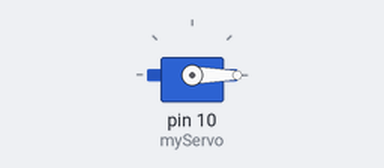
Recording of a sketch running on a simulated Arduino Uno, built with avr-gcc and run on an emulated ATmega328P. On the bench: servo.

Above: at 0.05 s.
At 9.05 s:
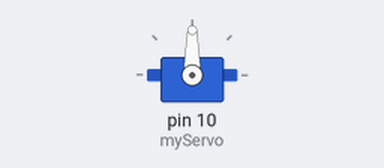
At 18.08 s:
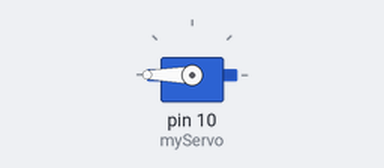
At 39.94 s:
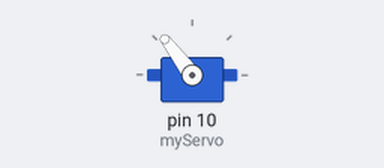
Timing chart, 0 to 40.0 s (numbered marks = the images above):
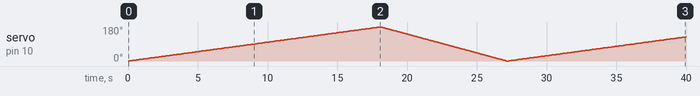

The sketch:

servo.ino
```cpp
#include <Servo.h>
Servo myServo;
int sayac = 0;

void setup() {
  // put your setup code here, to run once:
  myServo.attach(10);
}

void loop() {
  // put your main code here, to run repeatedly:
  myServo.write(sayac);
  delay(100);
  sayac = sayac + 1;

  if(sayac > 180)
  {
  while(sayac > 0)
    {
      sayac = sayac -1;
      myServo.write(sayac);
        delay(50);
    }
  }
}
```

Measured:
- by itself, servo on pin 10 (myServo): 0° → 1° at 0.10 s, → 2° 0.10 s later, → 3° 0.10 s later, → 4° 0.10 s later, … (488 changes in this stretch)
